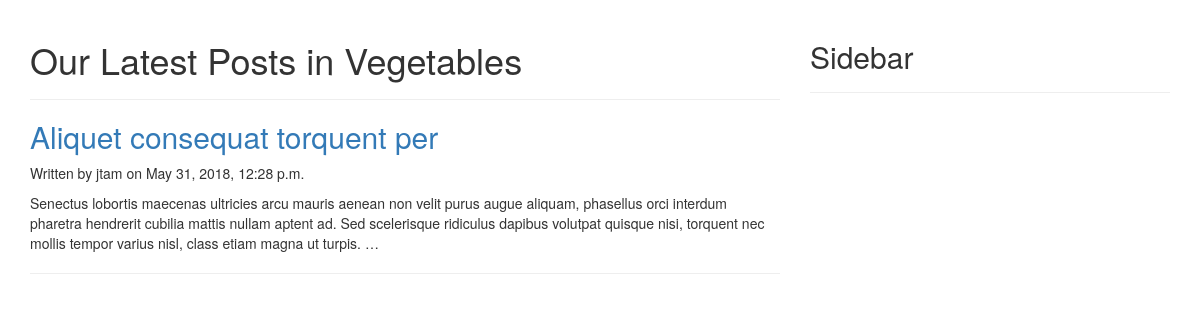
Before: /blog/category/vegetables/ with the older database file.
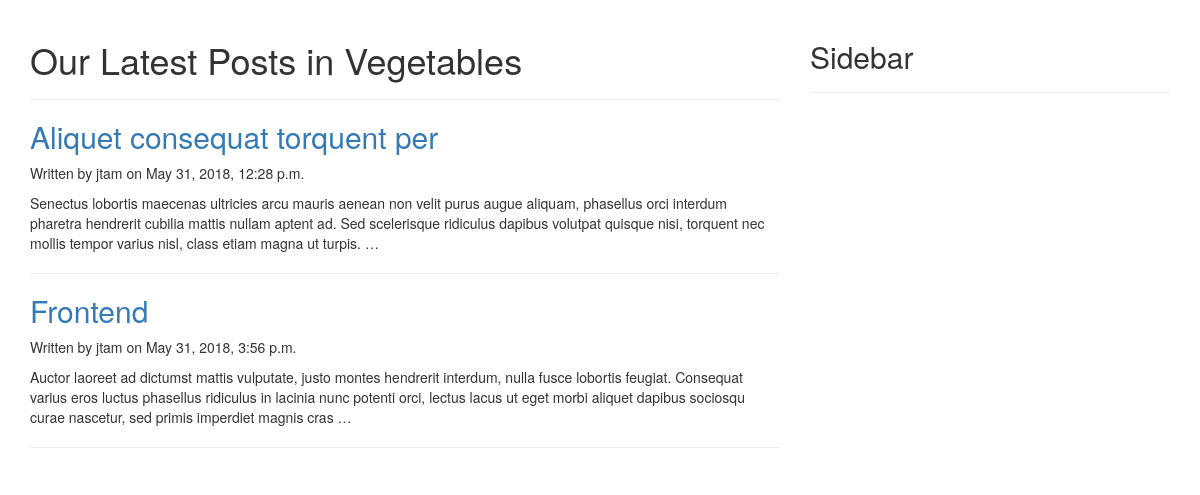
After: the same page with the newer database file.
### blog/models.py (models this page shows, shortened)
class Post(models.Model):
	STATUS_CHOICES = (
			('draft','Draft'),
			('published','Published'),
		)
	title = models.CharField(max_length=250)
	category = models.ForeignKey(Category)
	slug = models.SlugField(max_length=250, unique=True)
	content = models.TextField()
	seo_title = models.CharField(max_length=250)
	seo_descripttion = models.CharField(max_length=160)
	author = models.ForeignKey(User, related_name='blog_posts')
	published = models.DateTimeField(default=timezone.now)
	created = models.DateTimeField(auto_now_add=True)
	updated = models.DateTimeField(auto_now=True)
	status = models.CharField(max_length=9, choices=STATUS_CHOICES, default='draft')
	def get_absolute_url(self):
		return reverse('blog:post_detail', args=[self.slug])

### blog/views.py (the view)
# urls.py: url(r'^category/(?P<category_slug>[-\w]+)/$', views.list_of_posts_by_category, name='list_of_posts_by_category'),
def list_of_posts_by_category(request, category_slug):
	categories = Category.objects.all()
	posts = Post.objects.filter(status='published')
	if category_slug:
		category = get_object_or_404(Category, slug=category_slug)
		posts = posts.filter(category=category)
	template = 'blog/category/list_of_posts_by_category.html'
	context = {'categories': categories, 'posts':posts, 'category':category}
	return render(request, template, context)

### blog/templates/blog/category/list_of_posts_by_category.html (shortened to what this page needs)
{% extends "blog/base.html" %}
{% block content %}
<div class="row">
	<div class="col-md-8">
		<div class="page-header">
			<h1>Our Latest Posts in {{category.name}}</h1>
		</div>
	{% for post in posts %}
		<h2><a href="{{post.get_absolute_url}}">{{post.title}}</a></h2>
		<p>Written by {{post.author}} on {{post.published}}</p>
		{{post.content|truncatewords:40|linebreaks}}
		<hr>
	{% endfor %}
	</div>
	<div class="col-md-4">
		<div class="page-header">
			<h2>Sidebar</h2>
		</div>
	</div>
{% endblock content %}

Changed rows visible on the page:
added Post: title "Frontend", author "jtam", published "May 31, 2018, 3:56 p.m.", content "Auctor laoreet ad dictumst mattis vulputate, justo montes hendrerit interdum, nulla fusce lobortis feugiat. Consequat varius eros luctus phasellus ridiculus in lacinia nunc potenti orci, lectus lacus ut eget morbi aliquet dapibus sociosqu curae nascetur, sed primis imperdiet magnis cras …"
